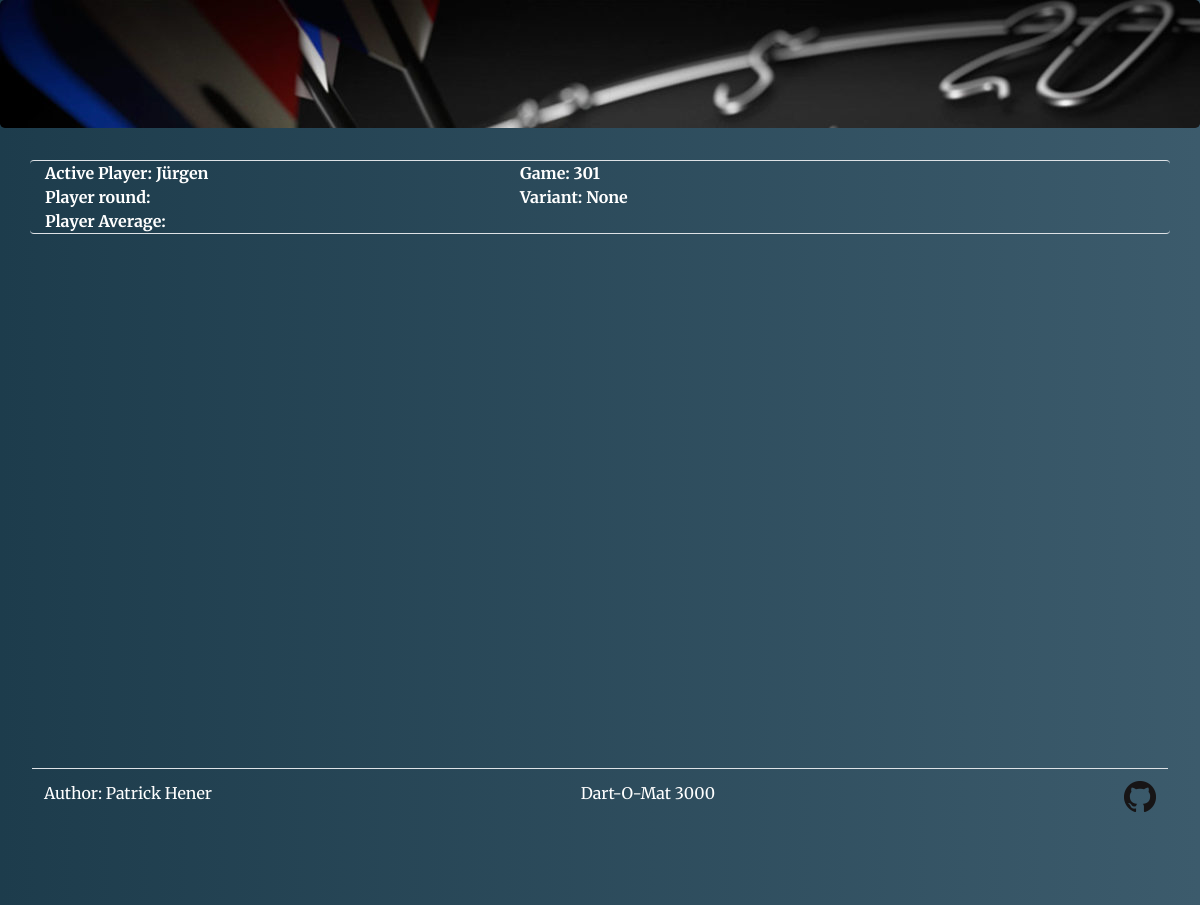
The app's page /game/scoreboardCricket, older data.
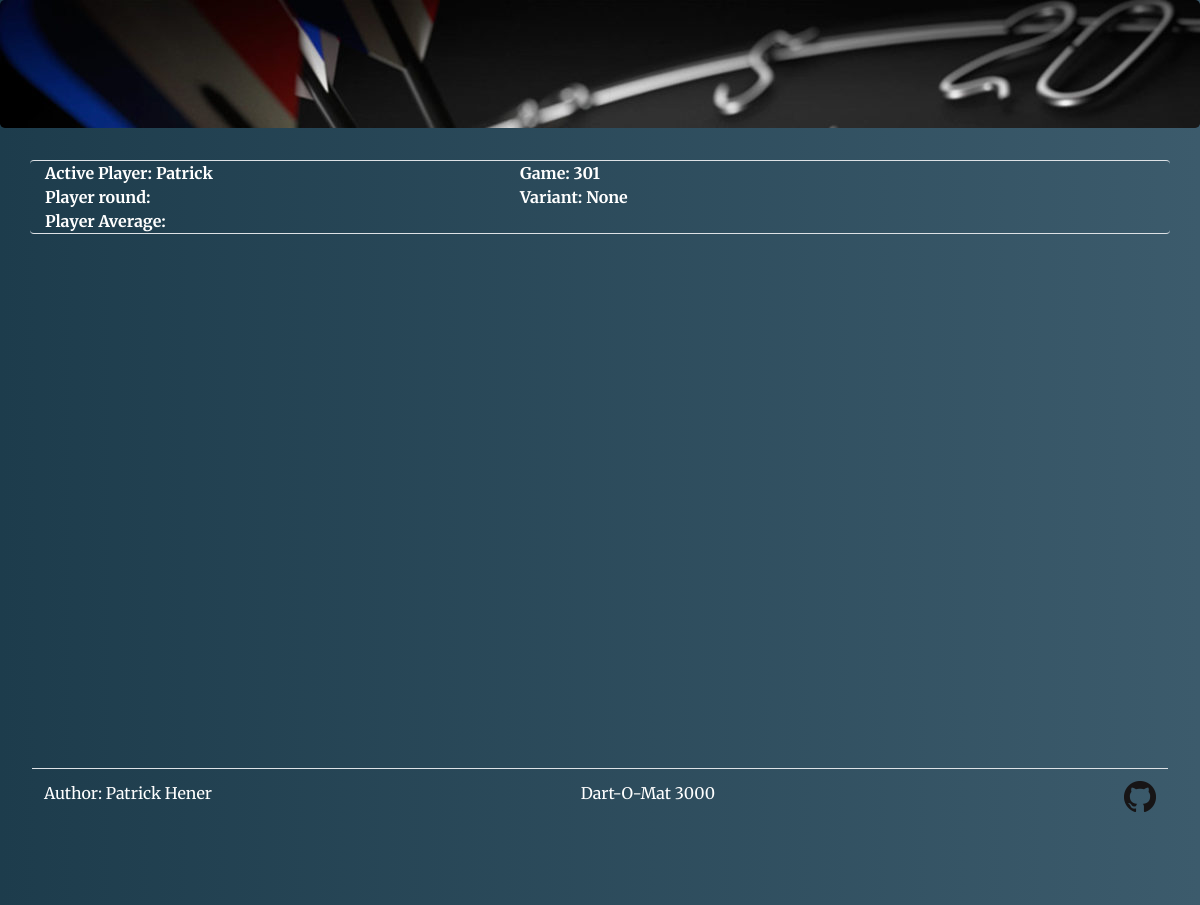
The same page, newer data.
### app/mod_game/models.py (models this page shows, shortened)
class Base(db.Model):
    __abstract__ = True
    id = db.Column(db.Integer, primary_key=True)

class Player(Base):
    name = db.Column(db.String, unique=True, nullable=False)
    active = db.Column(db.Boolean)
    rounds = db.relationship('Round', backref='rounds', lazy=True)
    throws = db.relationship('Throw', backref='throws', lazy=True)
    scores = db.relationship('Score', backref='scores', lazy=True)
    crickets = db.relationship('Cricket', backref='crickets', lazy=True)
    game_id = db.Column(db.Integer, db.ForeignKey('game.id', onupdate="CASCADE", ondelete="CASCADE"), nullable=True)

class Game(Base):
    gametype = db.Column(db.String, nullable=False)
    inGame = db.Column(db.String)
    outGame = db.Column(db.String)
    variant = db.Column(db.String)
    won = db.Column(db.Boolean, default=False)
    nextPlayerNeeded = db.Column(db.Boolean, default=False)
    players = db.relationship('Player', backref='players', lazy=True)

### app/mod_game/controllers.py (the view)
@mod_game.route("/scoreboardCricket")
def scoreboardCricket():
    game = Game.query.first()
    activePlayer = getActivePlayer()
    return render_template(
        '/game/scoreboardCricket.html',
        player=activePlayer.name,
        gametype=game.gametype,
        variant=game.variant
    )

### app/mod_game/helper.py (called while the page is built)
def getActivePlayer():
    activePlayerObject = Player.query.filter_by(active=True).first()
    return activePlayerObject

### app/templates/game/scoreboardCricket.html (shortened to what this page needs)
{% extends "base.html" %}
{% block content %}
<div class="container" id="content">
	<div class="row border-bottom border-top rounded">
		<div class="col-5"><b>Active Player: {{ player }}<br>Player round: {{ rndcount }}<br>Player Average: </b></div>
		<div class="col-7" id="cricket"><b>Game: {{ gametype }}<br>Variant: {{ variant }}</b></div>
	</div>
</div>
<br>
{% endblock %}

### app/templates/base.html (shortened to what this page needs)
<!doctype html>
<head>
	<link rel="stylesheet" href="https://maxcdn.bootstrapcdn.com/bootstrap/4.3.1/css/bootstrap.min.css">
	<link rel="stylesheet" href="/static/css/custom.css">
</head>
<body {% block bodyparam %}{% endblock %}>
	<div class="jumbotron header">
	</div>
	{% block content %}
	{% endblock %}
	<div class="jumbotron footer" style="margin-bottom:0">
	<table class="table footer">
		<tr>
			<td align="left">Author: Patrick Hener</td>
			<td align="left">Dart-O-Mat 3000</td>
			<td align="right"><a href="https://github.com/patrickhener/dart-o-mat-3000" target="_blank"><img src="/static/img/GitHub-Mark-32px.png" /></a></td>
		</tr>
	</table>
</div>
</body>
</html>

### app/static/css/custom.css (style rules this page uses)
html, body { height: 100%; width: 100%; margin: 0; }
body { font-family: 'Merriweather', serif; background-image: linear-gradient(to right, #1d3c4c, #3c5b6c); color: #fff; border-radius: 25px; }
#content { height: 65%; }
a, a:hover, a:visited, a:active { color: #fff; font-weight: bold; text-decoration: underline; }
div.jumbotron.header { background: url("../img/banner.jpg"); background-size: cover; background-repeat: no-repeat; height: 15%; }
div.jumbotron.footer { background-image: linear-gradient(to right, #1d3c4c, #3c5b6c); }
table.footer { color: #fff; }

Row changes from the older to the newer data that the page shows:
no longer on this page (row edited): Player: name "Jürgen"
now on this page (row edited): Player: name "Patrick"
